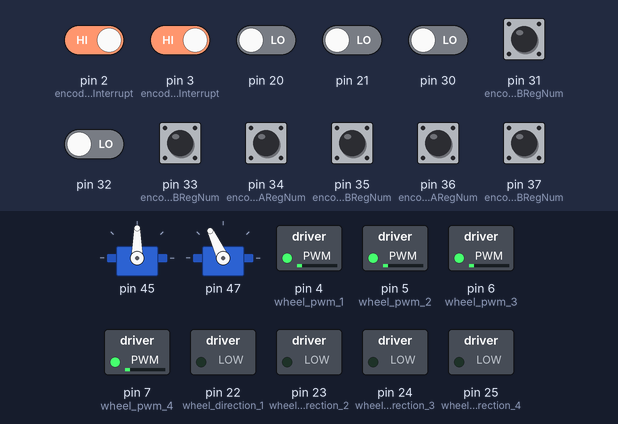
Recording of a sketch running on a simulated Arduino Mega 2560, built with avr-gcc and run on an emulated ATmega2560. On the bench: 2 × servo, switched loads named in the sketch (green lamp = pin HIGH). The test bench sets the inputs (shaded band); at power-on: pin 2 (encoderCInterrupt), pin 3 (encoderDInterrupt), pin 31 (encoderAPinBRegNum), pin 33 (encoderBPinBRegNum), pin 34 (encoderCPinARegNum), pin 35 (encoderCPinBRegNum), pin 36 (encoderDPinARegNum), pin 37 (encoderDPinBRegNum) HIGH, pin 20, pin 21, pin 30, pin 32 LOW. What the sketch prints to the serial monitor is not drawn.

Above: at 0.05 s.
At 0.57 s:
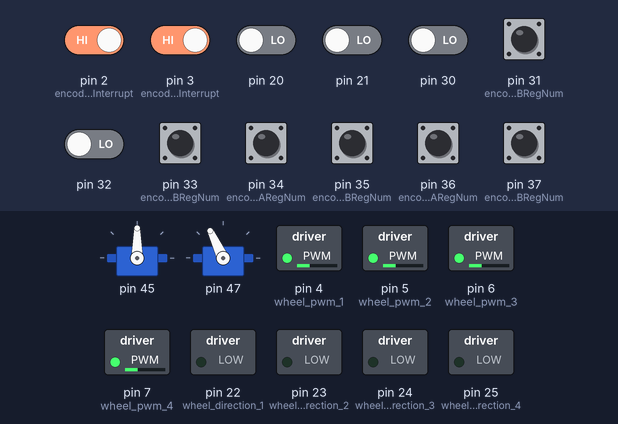
At 1.19 s:
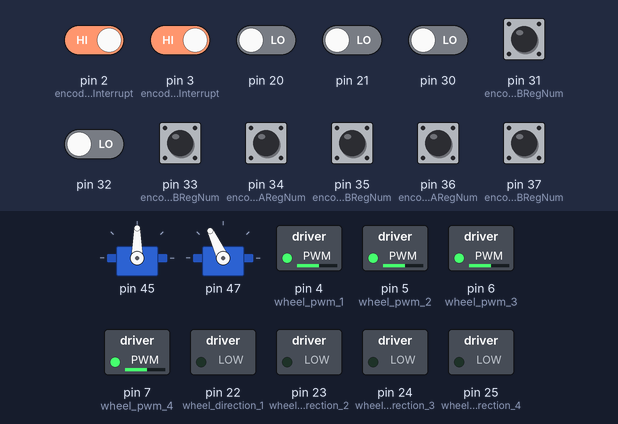
At 1.71 s:
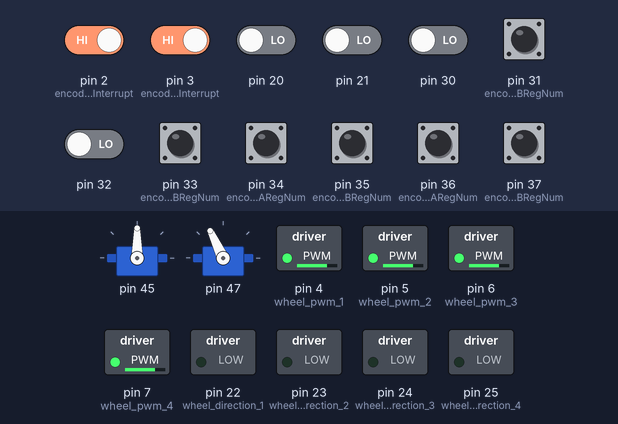
At 2.4 s:
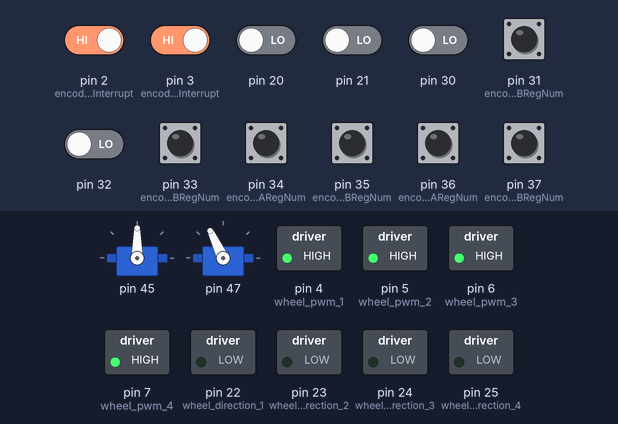
Timing chart, 0 to 3.9 s (numbered marks = the images above):
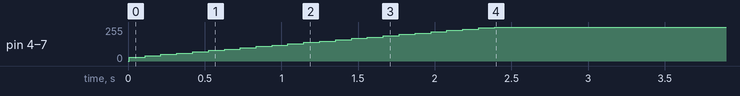

The sketch:

tmotor.ino
```cpp
//const int wheel_pwm_1 = 4; // speed control pin, 0-255, front left wheel
//const int wheel_pwm_2 = 5; // front right
//const int wheel_pwm_3 = 6; // back left
//const int wheel_pwm_4 = 7; // back right wheel

//const int wheel_current_draw_1 = A0; // make sure it's less than 4 amps, which means 4v on this pin. which means sensorValue * (5.0/1023.0) <= 4 volt; which means reading less than 818.4
//const int wheel_current_draw_2 = A1; // make sure analogRead(A1) <= 818.4;
//const int wheel_current_draw_3 = A2;
//const int wheel_current_draw_4 = A3;

//const int wheel_direction_1 = 22; // false == forward
//const int wheel_direction_2 = 23; //false == forward
//const int wheel_direction_3 = 24; // false == forward
//const int wheel_direction_4 = 25; // false == forward


//const int encoder_register = PINC;
//const int encoderAPinARegNum = 7; // PINC and 7 is the register address for pin 30
//const int encoderAPinBRegNum = 6; // address for pin 31
//const int encoderAInterrupt = 0;  // interrupt 0 == GIOP 2
//volatile bool encoderAPinBLast;
//volatile unsigned int encoderAPos = 0;

//const int encoderBPinARegNum = 5; // PINC and 7 is the register address for pin 30
//const int encoderBPinBRegNum = 4; //
//const int encoderBInterrupt = 1; // interrupt 1 == GIOP 3
//volatile bool encoderBPinBLast;
//volatile unsigned int encoderBPos = 0;

//const int encoderCPinARegNum = 3; // PINC and 7 is the register address for pin 30
//const int encoderCPinBRegNum = 2; // address for pin 31
//const int encoderCInterrupt = 2;// = GIOP 21
//volatile bool encoderCPinBLast;
//volatile unsigned int encoderCPos = 0;

//const int encoderDPinARegNum = 1; // PINC and 7 is the register address for pin 30
//const int encoderDPinBRegNum = 0; // address for pin 31
//const int encoderDInterrupt = 3; // = GIOP 20
//volatile bool encoderDPinBLast;
//volatile unsigned int encoderDPos = 0;


//int motorcon(int val){
//  Serial.println("test");
//  return val+1;


//}
```

MotorController.cpp
```cpp
//#include "MotorController.h"
//#include <Servo.h>

//MotorController::MotorController(){
//  Serial.begin(9600);
//}

//void MotorController::doFunction(void){
//  Serial.print("value is ");
  //Serial.println(value);
//}
//void MotorController::doSomethingSecred(void){
//  Serial.println("secret");
//}
```

Source omitted: ArduinoBot2.ino (16858 bytes)

Measured:
- by itself, pin 4 (wheel_pwm_1), pin 5 (wheel_pwm_2), pin 6 (wheel_pwm_3), pin 7 (wheel_pwm_4): moves from 0/255 to 255/255 over 2.4 s
